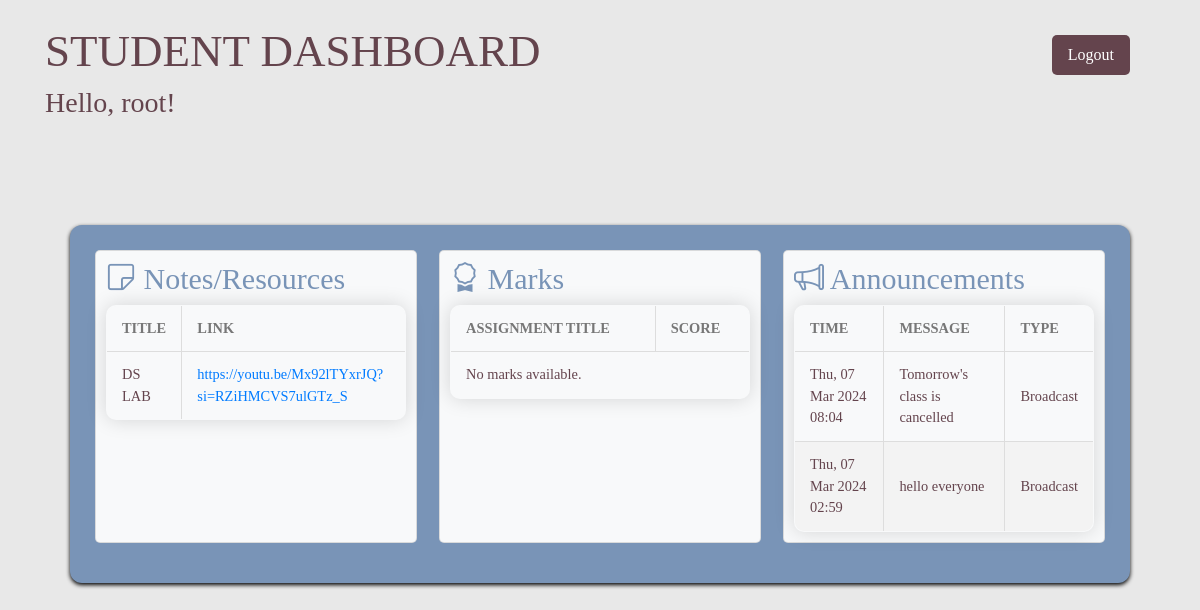
Before: /home/ (signed in) with the older database file.
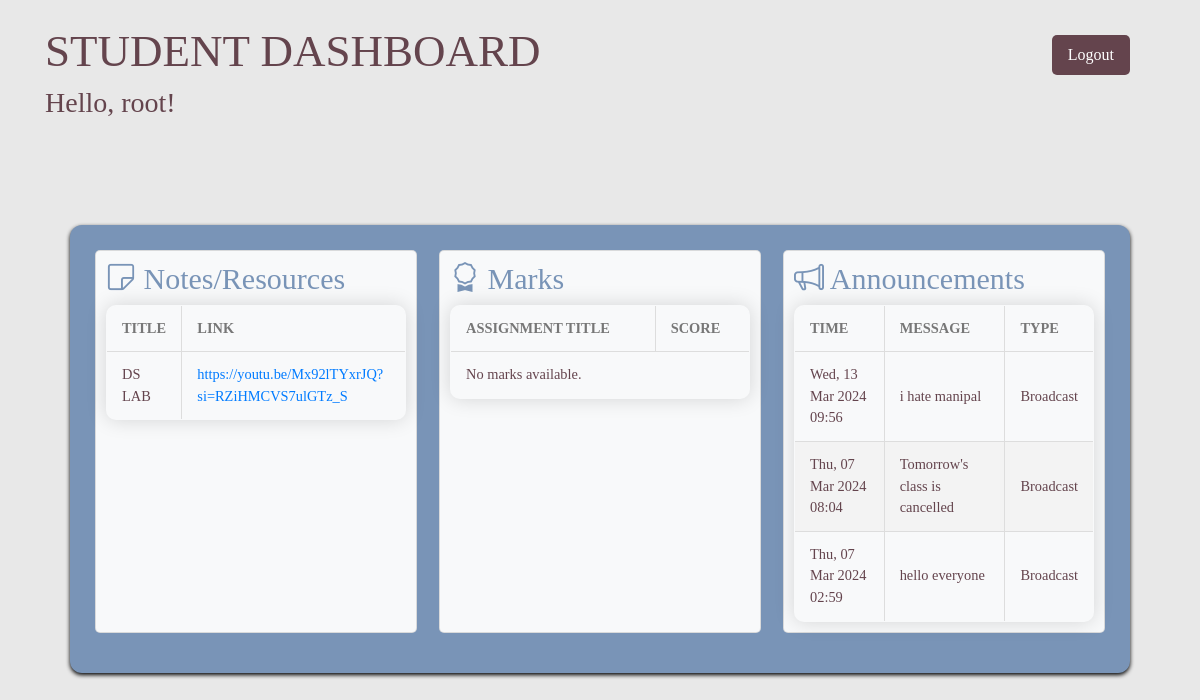
After: the same page with the newer database file.
### myapp/models.py (models this page shows, shortened)
class Resource(models.Model):
    title = models.CharField(max_length=255)
    link = models.URLField()
    description = models.TextField(blank=True)

class Announcement(models.Model):
    message = models.TextField()
    created_at = models.DateTimeField(auto_now_add=True)
    for_all = models.BooleanField(default=True)
    specific_student = models.ForeignKey(
        User, on_delete=models.CASCADE, null=True, blank=True)  # Optional

### myapp/views.py (the view)
# urls.py: path('home/', views.home_view, name='home'),
def home_view(request):
    resources = Resource.objects.all()
    marks = Mark.objects.filter(student=request.user)
    announcements = (Announcement.objects.filter(for_all=True) | Announcement.objects.filter(
        specific_student=request.user)).order_by('-created_at')
    context = {
        'user': request.user,
        'welcome_message': "STUDENT DASHBOARD",
        'resources': resources,
        'marks': marks,
        'announcements': announcements,
    }
    return render(request, 'home.html', context)

### templates/home.html (shortened to what this page needs)
<!DOCTYPE html>
<html lang="en">
<head>
    <link rel="stylesheet" href="https://stackpath.bootstrapcdn.com/bootstrap/4.5.2/css/bootstrap.min.css">
    <link rel="stylesheet" href="https://cdn.jsdelivr.net/npm/bootstrap-icons@1.9.1/font/bootstrap-icons.css">
</head>
<body>
    <div class="container">
        <br>
        <h1>{{ welcome_message }}</h1>
        <h3>Hello, {{ user.username }}!</h3>
        <form action="{% url 'logout' %}" method="post">
            <button type="submit">Logout</button>
        </form>
        <br><br><br>
        <div class="dashboard">
            <div class="column card bg-light">
                <h2><i class="bi bi-sticky"></i>  Notes/Resources</h2>
                <table>
                    <thead>
                        <tr>
                            <th>Title</th>
                            <th>Link</th>
                        </tr>
                    </thead>
                    <tbody>
                        {% for resource in resources %}
                            <tr>
                                <td>{{ resource.title }}</td>
                                <td><a href="{{ resource.link }}">{{ resource.link }}</a></td>
                            </tr>
                        {% empty %}
                            <tr>
                                <td colspan="2">No resources available.</td>
                            </tr>
                        {% endfor %}
                    </tbody>
                </table>
            </div>
            <div class="column card bg-light">
                <h2><i class="bi bi-award"></i>  Marks</h2>
                <table>
                    <thead>
                        <tr>
                            <th>Assignment Title</th>
                            <th>Score</th>
                        </tr>
                    </thead>
                    <tbody>
                        {% for mark in marks %}
                            <tr>
                                <td>{{ mark.assignment_title }}</td>
                                <td>{{ mark.score }}</td>
                            </tr>
                        {% empty %}
                            <tr>
                                <td colspan="2">No marks available.</td>
                            </tr>
                        {% endfor %}
                    </tbody>
                </table>
            </div>
            <div class="column card bg-light">
                <h2><i class="bi bi-megaphone"></i>  Announcements</h2>
                <table>
                    <thead>
                        <tr>
                            <th>Time</th>
                            <th>Message</th>
                            <th>Type</th>
                        </tr>
                    </thead>
                    <tbody>
                        {% for announcement in announcements %}
                            <tr>
                                <td>{{ announcement.created_at|date:"D, d M Y H:i" }}</td>
                                <td>{{ announcement.message }}</td>
                                <td>{% if announcement.for_all %}
                                        Broadcast
                                    {% else %}
                                        Private
                                    {% endif %}
                                </td>
                            </tr>
                        {% empty %}
                            <tr>
                                <td colspan="3">No announcements.</td>
                            </tr>
                        {% endfor %}
                    </tbody>
                </table>
            </div>
        </div>
    </div>
</body>
</html>

### templates/home.html (style rules this page uses)
body { font-family: 'Garamond', serif; margin: 0; padding: 0; display: flex; justify-content: center; background-color:#E8E8E8; color:#64444D; }
.dashboard { display: grid; grid-template-columns: repeat(3, 1fr); gap: 22px; max-width: 1300px; margin: 25px; padding: 25px; background-color: #7994B7; border-radius: 12px; box-shadow: 0 2px 4px black; }
.column { padding: 10px; border-radius: 5px; }
h1 { color: #64444D; font-family: 'Garamond', serif; font-size: 45px; }
h2 { color: #7994B7; font-family: 'Garamond', serif; font-size: 30px; }
.card { margin-bottom: 15px; }
button[type="submit"] { background-color:#64444D; color: white; border: none; padding: 8px 16px; border-radius: 5px; cursor: pointer; position: absolute; top: 35px; right: 40px; }
.column.card { margin-bottom: 15px; transition: transform 0.2s ease; }
h2 i { color: #7994B7; }
.container { position: relative; }
table { border-collapse: collapse; width: 100%; }
th, td { border: 1px solid #dddddd; padding: 8px; text-align: left; }
th { background-color: #f2f2f2; }
table { width: 100%; border-collapse: collapse; border-spacing: 0; font-size: 0.9em; border: 1px solid #dddddd; overflow: hidden; box-shadow: 0 0 20px rgba(0, 0, 0, 0.15); border-radius: 10px; }
th, td { padding: 12px 15px; text-align: left; border-bottom: 1px solid #dddddd; border-right: 1px solid #dddddd; }
th:first-child, td:first-child { border-left: 1px solid #dddddd; }
th:last-child, td:last-child { border-right: none; }
thead th { background-color: #f8f9fa; color: #777777; text-transform: uppercase; }
tbody tr:nth-child(even) { background-color: #f3f3f3; }

Changed rows visible on the page:
added Announcement: created_at "Wed, 13 Mar 2024 09:56", message "i hate manipal", for_all "Broadcast"
